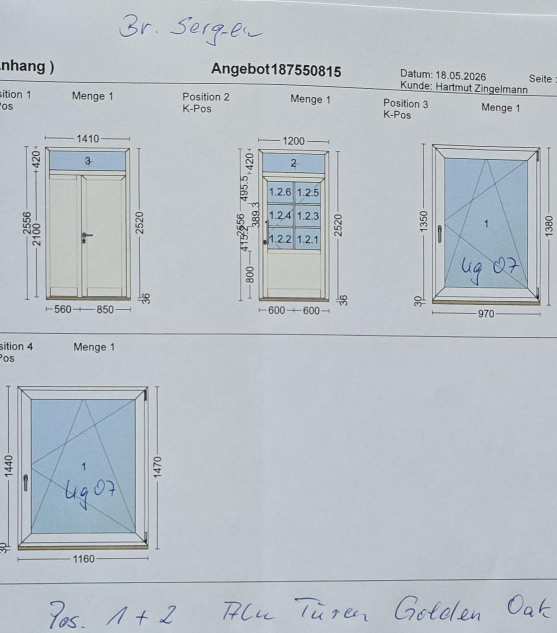
#> input picture samples/geometry_region.jpg, 1114 x 1265 px (shown at 1/2 size)
$ python -i detect_ui_regions.py   (imports and definitions only)
#> lines starting #> are read from the running program, lines starting #| are printed output that depends on the picture; after the words box and inside, x2 and y2 are one past the last pixel; in counts of white or black regions, pixels touching at a corner belong together
import os
import cv2
import numpy as np


OUTPUT_PATH = (
    "outputs/debug_ui_regions.png"
)


MIN_AREA = 3000


def detect_ui_regions(

    image_path: str
):

#> called with image_path = '../../../samples/geometry_region.jpg'
    image = cv2.imread(
        image_path
    )
#> image is the input picture: shape (1265, 1114, 3); mean B, G, R 198.3, 191.5, 184.6

    gray = cv2.cvtColor(

        image,

        cv2.COLOR_BGR2GRAY
    )
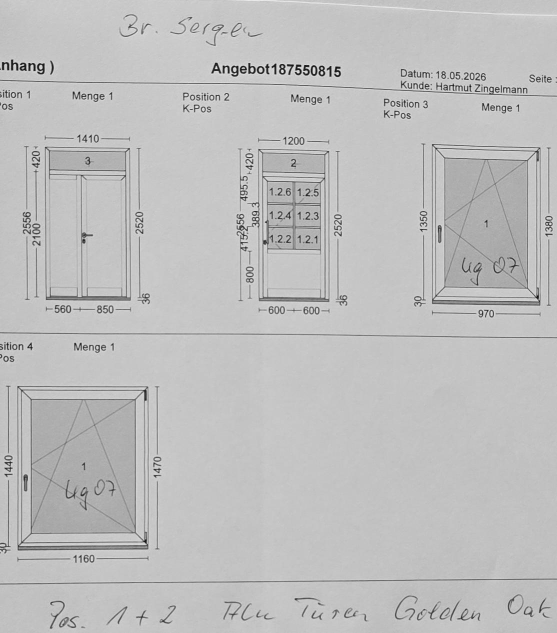
#> gray: shape (1265, 1114) (shown at 1/2 size); min 0, max 254, mean 190.3

    edges = cv2.Canny(

        gray,

        80,

        160
    )
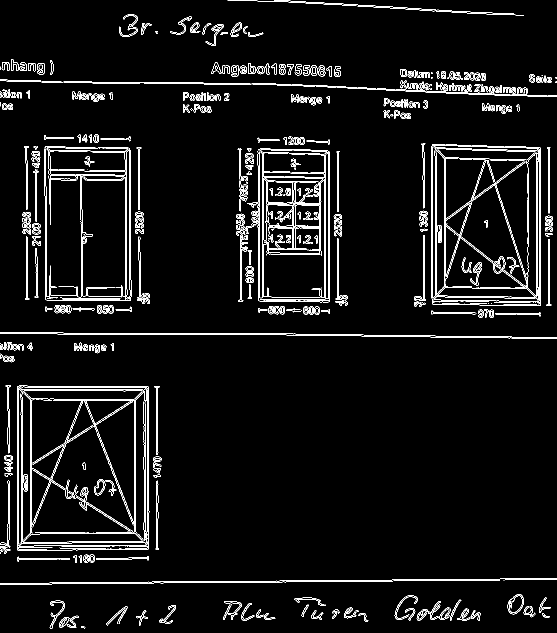
#> edges: shape (1265, 1114) (shown at 1/2 size); 4.7% white in thin lines or dots

    kernel = np.ones(

        (5, 5),

        np.uint8
    )

    dilated = cv2.dilate(

        edges,

        kernel,

        iterations=2
    )
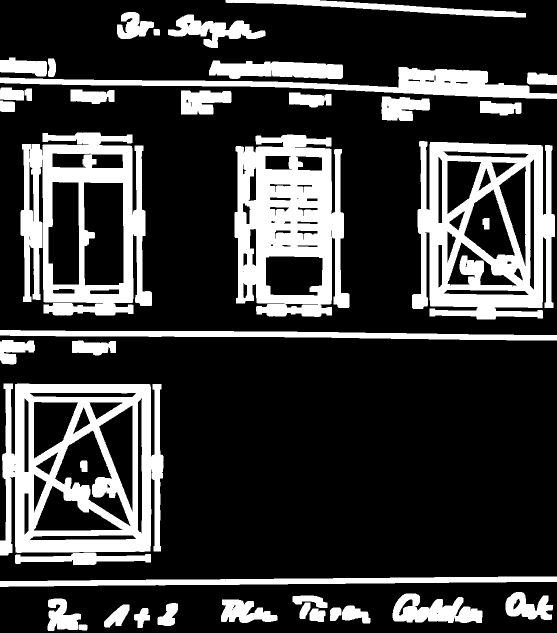
#> dilated: shape (1265, 1114) (shown at 1/2 size); 23.9% white; 41 white regions

    contours, _ = cv2.findContours(

        dilated,

        cv2.RETR_EXTERNAL,

        cv2.CHAIN_APPROX_SIMPLE
    )
#> contours = 39 contours; largest, box (x1, y1, x2, y2) and area: (0, 767, 327, 1111) 99749, (824, 282, 1110, 639) 85282, (41, 265, 304, 631) 76030, (469, 269, 699, 634) 68310, (0, 134, 1114, 198) 19644

    debug = image.copy()

    regions = []

    for contour in contours:

        x, y, w, h = cv2.boundingRect(
            contour
        )

        area = w * h

        if area < MIN_AREA:
            continue

        crop = gray[
            y:y+h,
            x:x+w
        ]

        local_edges = cv2.Canny(

            crop,

            80,

            160
        )

        local_contours, _ = cv2.findContours(

            local_edges,

            cv2.RETR_LIST,

            cv2.CHAIN_APPROX_SIMPLE
        )

        small_objects = 0

        long_lines = 0

        for c in local_contours:

            a = cv2.contourArea(c)

            x2, y2, w2, h2 = cv2.boundingRect(c)

            if 20 <= a <= 800:

                small_objects += 1

            if w2 > 80 or h2 > 80:

                long_lines += 1

        score = (

            small_objects
            -
            (long_lines * 10)
        )

        regions.append({

            "x": x,

            "y": y,

            "w": w,

            "h": h,

            "score": score
        })
#> this loop made 39 passes
#> (x, y, w, h, area) on passes 1, 2, 3, 4, 5, 6, 7, 8, 11, 17, 23, 24: (158, 1249, 17, 12, 204), (619, 1217, 32, 27, 864), (268, 1216, 32, 40, 1280), (660, 1215, 23, 27, 621), (684, 1211, 57, 36, 2052), (208, 1209, 51, 46, 2346), (315, 1206, 41, 46, 1886), (599, 1205, 22, 33, 726), (585, 1191, 70, 25, 1750), (144, 681, 88, 30, 2640), (960, 202, 83, 29, 2407), (0, 201, 30, 23, 690)
#> (x, y, w, h, area, score) on passes 9, 10, 12, 13, 15, 16: (442, 1199, 113, 47, 5311, 3), (95, 1197, 67, 65, 4355, 7), (785, 1187, 180, 59, 10620, 12), (1011, 1184, 95, 56, 5320, 6), (30, 1105, 272, 25, 6800, -19), (0, 767, 327, 344, 112488, -198)
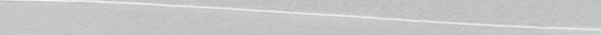
#> crop: shape (35, 601); min 182, max 248, mean 198.4
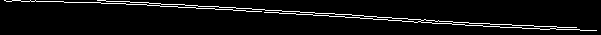
#> local_edges: shape (35, 601); 5.1% white in thin lines or dots, all inside (x1, y1, x2, y2) = (4, 0, 597, 31)
#> after the loop, regions = 20 items

    regions = sorted(

        regions,

        key=lambda r: r["score"],

        reverse=True
    )

    top_regions = regions[:15]
#> top_regions = 15 items

    for region in top_regions:

        x = region["x"]

        y = region["y"]

        w = region["w"]

        h = region["h"]

        cv2.rectangle(

            debug,

            (x, y),

            (x + w, y + h),

            (0, 255, 0),

            2
        )

        print(

            f"[UI REGION] "

            f"x={x} "

            f"y={y} "

            f"w={w} "

            f"h={h} "

            f"score={region['score']}"
        )
#> this loop made 15 passes
#> (region, x, y, w, h) on passes 1 to 9: ({'x': 0, 'y': 134, 'w': 1114, 'h': 64, 'score': 52}, 0, 134, 1114, 64), ({'x': 418, 'y': 121, 'w': 268, 'h': 37, 'score': 46}, 418, 121, 268, 37), ({'x': 362, 'y': 181, 'w': 101, 'h': 48, 'score': 28}, 362, 181, 101, 48), ({'x': 763, 'y': 193, 'w': 97, 'h': 49, 'score': 27}, 763, 193, 97, 49), ({'x': 0, 'y': 680, 'w': 70, 'h': 49, 'score': 18}, 0, 680, 70, 49), ({'x': 785, 'y': 1187, 'w': 180, 'h': 59, 'score': 12}, 785, 1187, 180, 59), ({'x': 0, 'y': 115, 'w': 94, 'h': 38, 'score': 12}, 0, 115, 94, 38), ({'x': 336, 'y': 29, 'w': 195, 'h': 67, 'score': 12}, 336, 29, 195, 67), ({'x': 95, 'y': 1197, 'w': 67, 'h': 65, 'score': 7}, 95, 1197, 67, 65)
#| [UI REGION] x=0 y=134 w=1114 h=64 score=52
#| [UI REGION] x=418 y=121 w=268 h=37 score=46
#| [UI REGION] x=362 y=181 w=101 h=48 score=28
#| [UI REGION] x=763 y=193 w=97 h=49 score=27
#| [UI REGION] x=0 y=680 w=70 h=49 score=18
#| [UI REGION] x=785 y=1187 w=180 h=59 score=12
#| [UI REGION] x=0 y=115 w=94 h=38 score=12
#| [UI REGION] x=336 y=29 w=195 h=67 score=12
#> (further printed lines are left out)
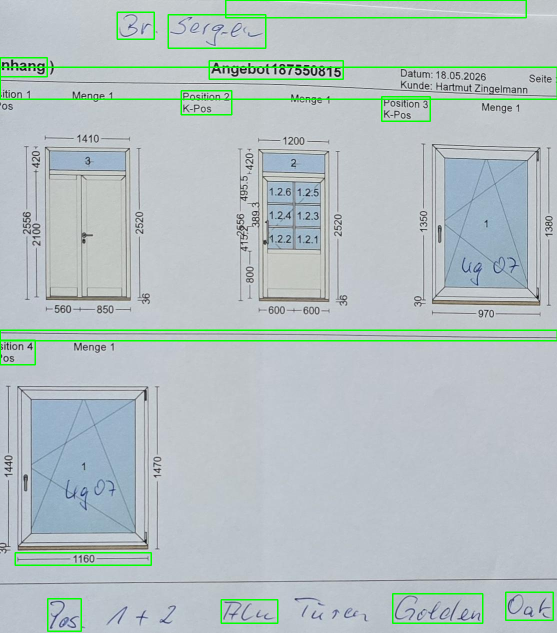
#> debug: shape (1265, 1114, 3) (shown at 1/2 size); 2.11% of pixels changed, all inside (x1, y1, x2, y2) = (0, 0, 1114, 1264)

    os.makedirs(

        "outputs",

        exist_ok=True
    )

    cv2.imwrite(

        OUTPUT_PATH,

        debug
    )

    print(
        f"[SAVED] {OUTPUT_PATH}"
    )

    return top_regions

>>> result = detect_ui_regions('../../../samples/geometry_region.jpg')
#> result = 15 items

$ run again, on samples/zapytanie1.jpg
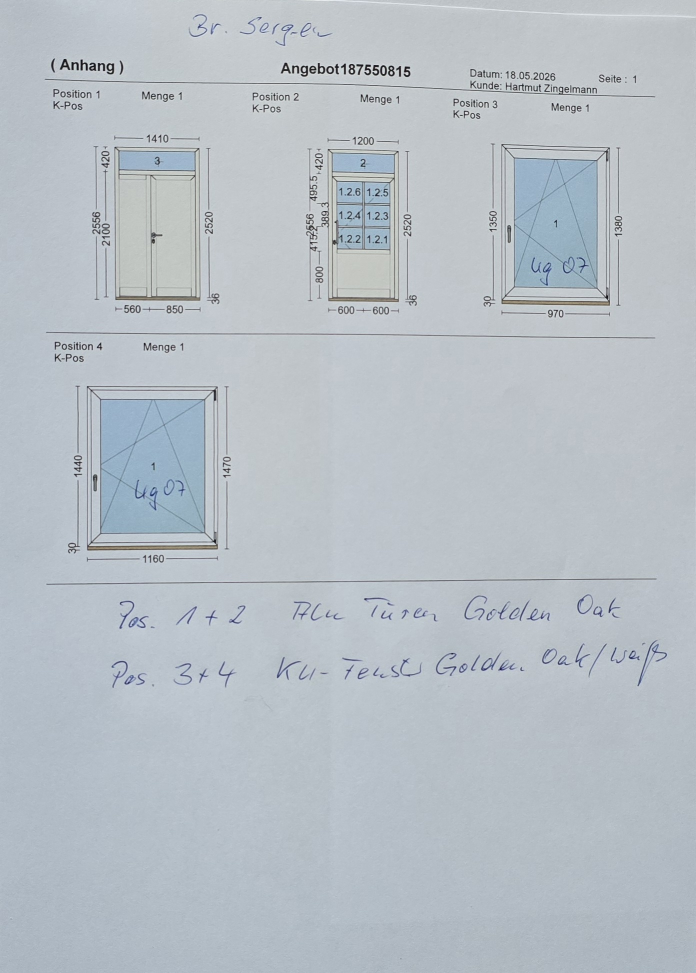
#> input picture samples/zapytanie1.jpg, 1392 x 1946 px (shown at 1/2 size)
#> in detect_ui_regions, image is the input picture: shape (1946, 1392, 3); mean B, G, R 198.1, 190.9, 183.1
#> in detect_ui_regions, `edges = cv2.Canny(  gray,  80,  160 )`:
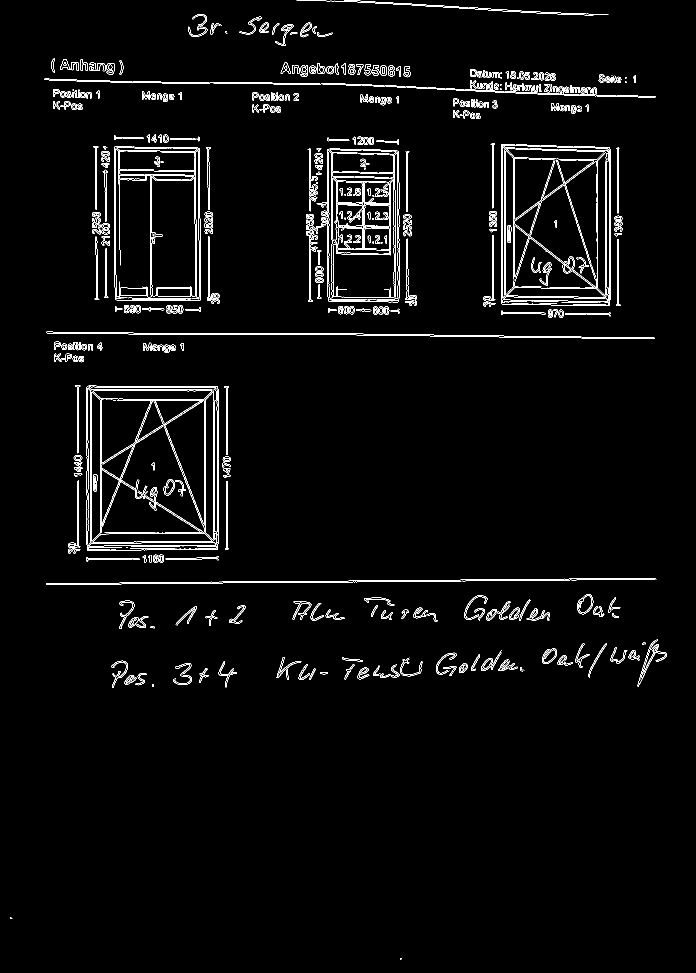
#> edges: shape (1946, 1392) (shown at 1/2 size); 2.7% white in thin lines or dots
#> dilated: shape (1946, 1392); 13.9% white; 58 white regions
#> contours = 56 contours; largest, box (x1, y1, x2, y2) and area: (132, 767, 466, 1111) 99973, (963, 282, 1249, 639) 85280, (180, 265, 443, 631) 76036, (608, 269, 838, 634) 68250, (85, 134, 1315, 199) 20820
#> the loop in detect_ui_regions, `for contour in contours: ` made 56 passes
#> (x, y, w, h, area) on passes 1, 2, 3, 4, 5, 6, 7, 10: (796, 1912, 12, 11, 132), (16, 1830, 13, 12, 156), (300, 1364, 12, 14, 168), (637, 1340, 23, 13, 299), (394, 1332, 27, 38, 1026), (343, 1322, 45, 52, 2340), (433, 1319, 45, 60, 2700), (680, 1311, 50, 52, 2600)
#> after the loop in detect_ui_regions, `for contour in contours:`: regions = 29 items
#> top_regions = 15 items
#> the loop in detect_ui_regions, `for region in top_regions: ` made 15 passes
#> (region, x, y, w, h) on passes 1 to 6: ({'x': 85, 'y': 134, 'w': 1230, 'h': 65, 'score': 52}, 85, 134, 1230, 65), ({'x': 557, 'y': 121, 'w': 268, 'h': 38, 'score': 48}, 557, 121, 268, 38), ({'x': 105, 'y': 679, 'w': 104, 'h': 50, 'score': 36}, 105, 679, 104, 50), ({'x': 102, 'y': 174, 'w': 85, 'h': 50, 'score': 31}, 102, 174, 85, 50), ({'x': 501, 'y': 181, 'w': 101, 'h': 48, 'score': 30}, 501, 181, 101, 48), ({'x': 902, 'y': 193, 'w': 97, 'h': 49, 'score': 29}, 902, 193, 97, 49)
#> (printed output is left out)
#> after the loop in detect_ui_regions, `for region in top_regions:`:
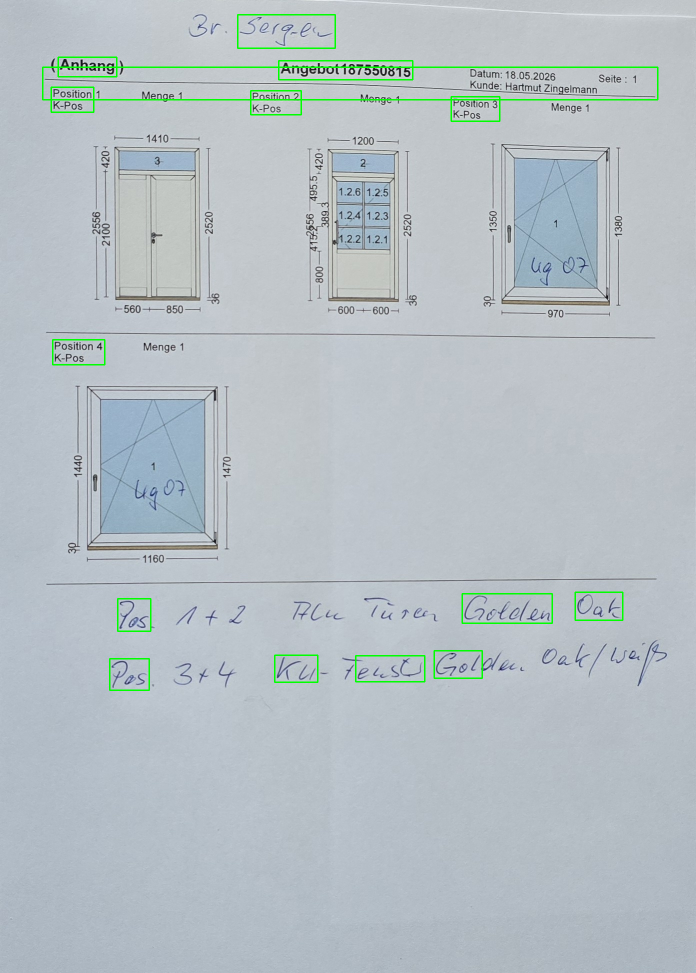
#> debug: shape (1946, 1392, 3) (shown at 1/2 size); 0.82% of pixels changed, all inside (x1, y1, x2, y2) = (84, 28, 1317, 1382)
